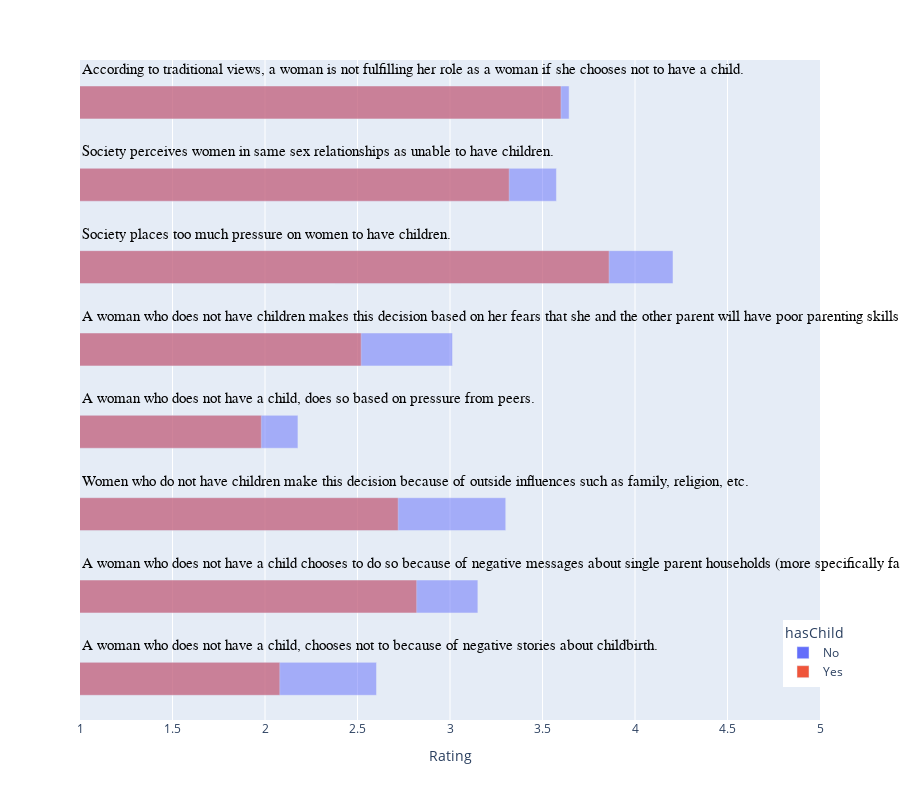

Here is the notebook cell this chart was saved with:
### Code cell
import plotly.express as px
fig = px.bar(stacked_df[stacked_df['text'].isin(stacked_df['text'][10:18])], x="0", y="text", color='hasChild', orientation='h', barmode='overlay')
fig.update_layout(height=800, xaxis=dict(range=[1, 5]), yaxis=dict(visible=False), bargroupgap=0.5, xaxis_title="Rating", yaxis_title="Statements")
# fig.update_layout({
# 'paper_bgcolor': 'rgba(0, 0, 0, 0)',
# })
startplace = 0.4
for i in stacked_df['text'][10:18]:
    print(i)
    fig.add_annotation(x=1,y=startplace,
    text=i,
    font=dict(family="Arial", size=15, color="black"),
    showarrow=False,
    xanchor='left',
    ),
    startplace += 1
fig.update_annotations(align='left')

fig.update_layout(legend=dict(
    yanchor="bottom",
    y=0.05,
    xanchor="left",
    x=0.95
))

fig.show()

### Figure 1 — Plotly figure (JSON) as saved in the notebook; plotly's stock layout.template omitted (floating-point values rounded to 4 significant figures)
{"data": [{"alignmentgroup": "True", "hovertemplate": "hasChild=No<br>0=%{x}<br>text=%{y}<extra></extra>", "legendgroup": "No", "marker": {"color": "#636efa", "opacity": 0.5, "pattern": {"shape": ""}}, "name": "No", "offsetgroup": "No", "orientation": "h", "showlegend": true, "textposition": "auto", "type": "bar", "x": [2.603, 3.151, 3.301, 2.178, 3.014, 4.205, 3.575, 3.644], "xaxis": "x", "y": ["A woman who does not have a child, chooses not to because of negative stories about childbirth.", "A woman who does not have a child chooses to do so because of negative messages about single parent households (more specifically father not present in home).", "Women who do not have children make this decision because of outside influences such as family, religion, etc.", "A woman who does not have a child, does so based on pressure from peers.", "A woman who does not have children makes this decision based on her fears that she and the other parent will have poor parenting skills.", "Society places too much pressure on women to have children.", "Society perceives women in same sex relationships as unable to have children.", "According to traditional views, a woman is not fulfilling her role as a woman if she chooses not to have a child."], "yaxis": "y"}, {"alignmentgroup": "True", "hovertemplate": "hasChild=Yes<br>0=%{x}<br>text=%{y}<extra></extra>", "legendgroup": "Yes", "marker": {"color": "#EF553B", "opacity": 0.5, "pattern": {"shape": ""}}, "name": "Yes", "offsetgroup": "Yes", "orientation": "h", "showlegend": true, "textposition": "auto", "type": "bar", "x": [2.08, 2.82, 2.72, 1.98, 2.52, 3.86, 3.32, 3.6], "xaxis": "x", "y": ["A woman who does not have a child, chooses not to because of negative stories about childbirth.", "A woman who does not have a child chooses to do so because of negative messages about single parent households (more specifically father not present in home).", "Women who do not have children make this decision because of outside influences such as family, religion, etc.", "A woman who does not have a child, does so based on pressure from peers.", "A woman who does not have children makes this decision based on her fears that she and the other parent will have poor parenting skills.", "Society places too much pressure on women to have children.", "Society perceives women in same sex relationships as unable to have children.", "According to traditional views, a woman is not fulfilling her role as a woman if she chooses not to have a child."], "yaxis": "y"}], "layout": {"annotations": [{"align": "left", "font": {"color": "black", "family": "Arial", "size": 15}, "showarrow": false, "text": "A woman who does not have a child, chooses not to because of negative stories about childbirth.", "x": 1, "xanchor": "left", "y": 0.4}, {"align": "left", "font": {"color": "black", "family": "Arial", "size": 15}, "showarrow": false, "text": "A woman who does not have a child chooses to do so because of negative messages about single parent households (more specifically father not present in home).", "x": 1, "xanchor": "left", "y": 1.4}, {"align": "left", "font": {"color": "black", "family": "Arial", "size": 15}, "showarrow": false, "text": "Women who do not have children make this decision because of outside influences such as family, religion, etc.", "x": 1, "xanchor": "left", "y": 2.4}, {"align": "left", "font": {"color": "black", "family": "Arial", "size": 15}, "showarrow": false, "text": "A woman who does not have a child, does so based on pressure from peers.", "x": 1, "xanchor": "left", "y": 3.4}, {"align": "left", "font": {"color": "black", "family": "Arial", "size": 15}, "showarrow": false, "text": "A woman who does not have children makes this decision based on her fears that she and the other parent will have poor parenting skills.", "x": 1, "xanchor": "left", "y": 4.4}, {"align": "left", "font": {"color": "black", "family": "Arial", "size": 15}, "showarrow": false, "text": "Society places too much pressure on women to have children.", "x": 1, "xanchor": "left", "y": 5.4}, {"align": "left", "font": {"color": "black", "family": "Arial", "size": 15}, "showarrow": false, "text": "Society perceives women in same sex relationships as unable to have children.", "x": 1, "xanchor": "left", "y": 6.4}, {"align": "left", "font": {"color": "black", "family": "Arial", "size": 15}, "showarrow": false, "text": "According to traditional views, a woman is not fulfilling her role as a woman if she chooses not to have a child.", "x": 1, "xanchor": "left", "y": 7.4}], "bargroupgap": 0.5, "barmode": "overlay", "height": 800, "legend": {"title": {"text": "hasChild"}, "tracegroupgap": 0, "x": 0.95, "xanchor": "left", "y": 0.05, "yanchor": "bottom"}, "margin": {"t": 60}, "xaxis": {"anchor": "y", "domain": [0, 1], "range": [1, 5], "title": {"text": "Rating"}}, "yaxis": {"anchor": "x", "domain": [0, 1], "title": {"text": "Statements"}, "visible": false}}}
